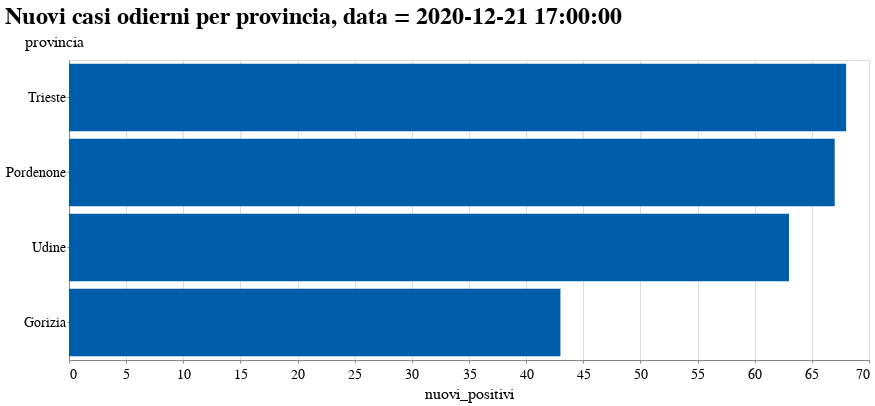

Source (notebook cell):
### Code cell
latest = prov_df.groupby('provincia').last().reset_index()

alt.Chart(latest).mark_bar().encode(
    x='nuovi_positivi:Q',
    y=alt.Y('provincia:N', sort='-x'),
).properties(
    height=300,
    width=800,
    title=f'Nuovi casi odierni per provincia, data = {latest.iloc[0, 1]}'
).interactive()

### Figure 1 — Vega-Lite specification as saved in the notebook (floating-point values rounded to 4 significant figures)
{"config": {"view": {"width": 600, "height": 400}, "background": "#ffffff", "title": {"anchor": "start", "font": "Source Sans Pro, Arial, sans", "fontColor": "#000000", "fontSize": 24, "fontWeight": "bold"}, "arc": {"fill": "#005DA9"}, "area": {"fill": "#005DA9"}, "line": {"stroke": "#005DA9", "strokeWidth": 4}, "path": {"stroke": "#005DA9"}, "rect": {"fill": "#005DA9"}, "shape": {"stroke": "#005DA9"}, "bar": {"fill": "#005DA9"}, "point": {"stroke": "#005DA9"}, "symbol": {"fill": "#005DA9", "size": 60}, "axis": {"titleFont": "Source Sans Pro, sans", "titleFontSize": 16, "titleFontWeight": "normal", "labelFont": "Source Sans Pro, sans", "labelFontSize": 14, "labelFontWeight": "normal"}, "axisX": {"labelAngle": 0, "labelPadding": 4, "tickSize": 3}, "axisY": {"labelBaseline": "middle", "maxExtent": 45, "minExtent": 45, "tickSize": 2, "titleAlign": "left", "titleAngle": 0, "titleX": -45, "titleY": -11}, "headerFacet": {"titleFontSize": 16, "labelFontSize": 14}, "headerRow": {"titleFontSize": 16, "labelFontSize": 14}, "headerColumn": {"titleFontSize": 16, "labelFontSize": 14}, "legend": {"titleFont": "Source Sans Pro, sans", "titleFontSize": 16, "titleFontWeight": "normal", "symbolType": "circle", "labelFont": "Source Sans Pro, sans", "labelFontSize": 15}, "range": {"category": ["#AB377A", "#AEC067", "#9BC3B7", "#928285", "#F07F3C", "#FFE054", "#E30034", "#005DA9", "#644F54", "#5EA290", "#769F3B", "#812161", "#E36319", "#F5C631"]}}, "data": {"name": "data-05f4baaee357f157249c9a1ae94a17da"}, "mark": "bar", "encoding": {"x": {"type": "quantitative", "field": "nuovi_positivi"}, "y": {"type": "nominal", "field": "provincia", "sort": "-x"}}, "height": 300, "selection": {"selector003": {"type": "interval", "bind": "scales", "encodings": ["x", "y"]}}, "title": "Nuovi casi odierni per provincia, data = 2020-12-21 17:00:00", "width": 800, "$schema": "https://vega.github.io/schema/vega-lite/v4.8.1.json", "datasets": {"data-05f4baaee357f157249c9a1ae94a17da": [{"provincia": "Gorizia", "data": "2020-12-21T17:00:00", "stato": "ITA", "codice_regione": 6, "regione": "Friuli Venezia Giulia", "codice_provincia": 31, "sigla_provincia": "GO", "lat": 45.94, "long": 13.62, "totale_casi": 5323, "note": null, "popolazione": 139403, "nuovi_positivi": 43.0, "incremento": 0.8078, "totale_casi_per_1M_pop": 38180.0, "nuovi_positivi_per_1M_pop": 308.5}, {"provincia": "Pordenone", "data": "2020-12-21T17:00:00", "stato": "ITA", "codice_regione": 6, "regione": "Friuli Venezia Giulia", "codice_provincia": 93, "sigla_provincia": "PN", "lat": 45.95, "long": 12.66, "totale_casi": 9672, "note": null, "popolazione": 312533, "nuovi_positivi": 67.0, "incremento": 0.6927, "totale_casi_per_1M_pop": 30950.0, "nuovi_positivi_per_1M_pop": 214.4}, {"provincia": "Trieste", "data": "2020-12-21T17:00:00", "stato": "ITA", "codice_regione": 6, "regione": "Friuli Venezia Giulia", "codice_provincia": 32, "sigla_provincia": "TS", "lat": 45.65, "long": 13.77, "totale_casi": 9603, "note": null, "popolazione": 234493, "nuovi_positivi": 68.0, "incremento": 0.7081, "totale_casi_per_1M_pop": 40950.0, "nuovi_positivi_per_1M_pop": 290.0}, {"provincia": "Udine", "data": "2020-12-21T17:00:00", "stato": "ITA", "codice_regione": 6, "regione": "Friuli Venezia Giulia", "codice_provincia": 30, "sigla_provincia": "UD", "lat": 46.06, "long": 13.23, "totale_casi": 20273, "note": null, "popolazione": 528791, "nuovi_positivi": 63.0, "incremento": 0.3108, "totale_casi_per_1M_pop": 38340.0, "nuovi_positivi_per_1M_pop": 119.1}]}}
